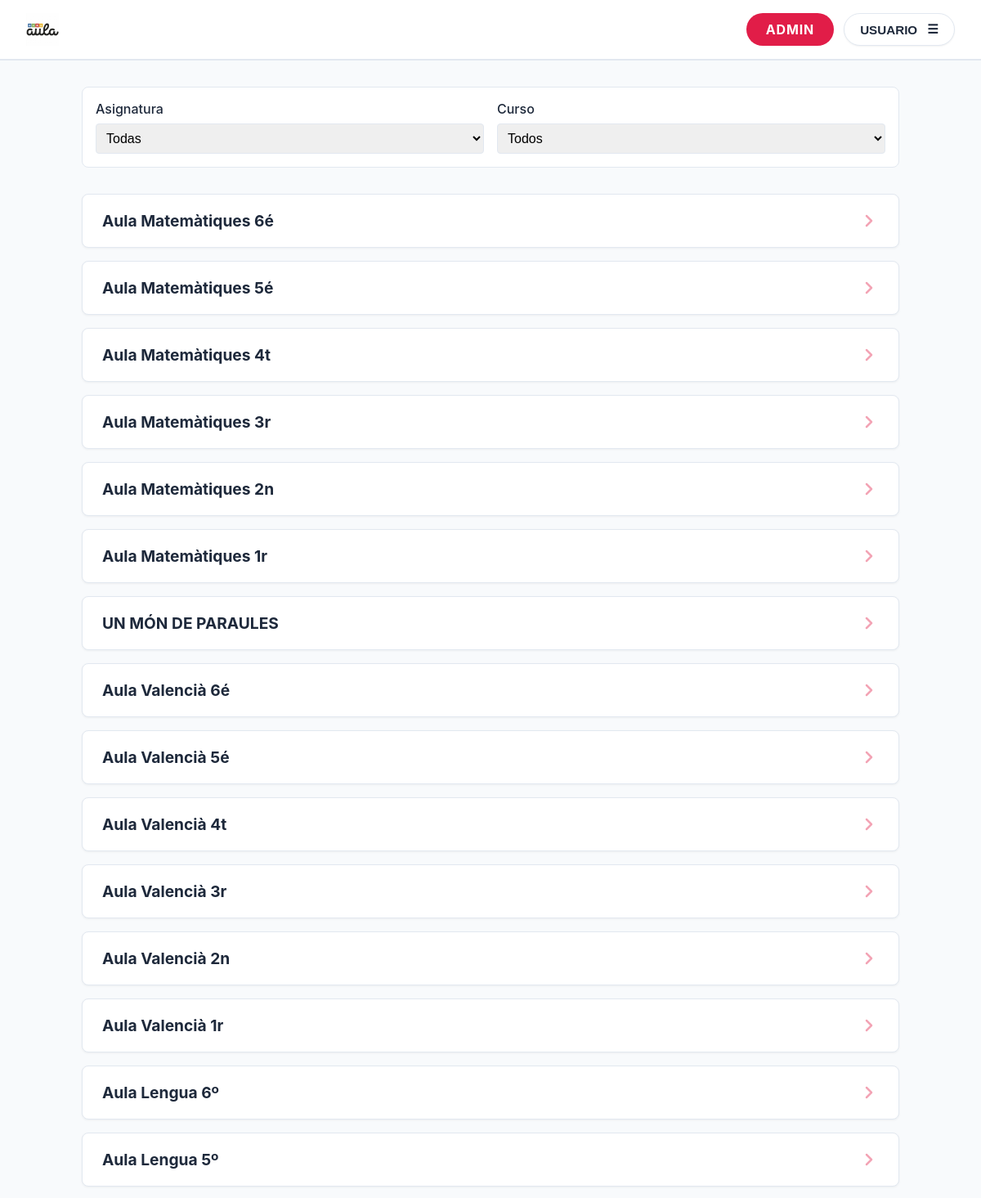
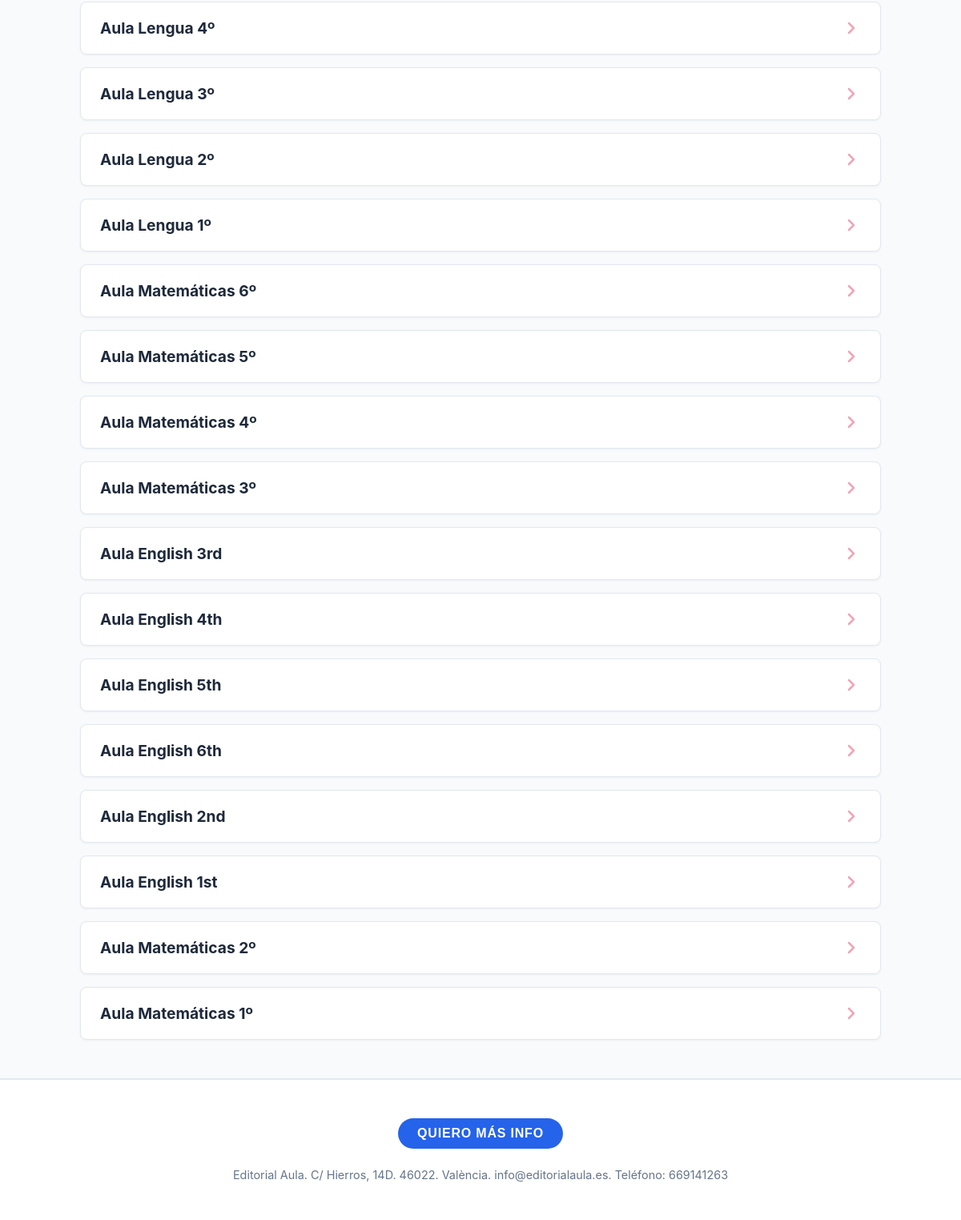
The page / (signed in) on the database its author committed (2 pictures, top to bottom).
### app/models.py (models this page shows)
class PDF(Base):
    __tablename__ = "pdfs"
    id = Column(Integer, primary_key=True, index=True)
    title = Column(String, index=True)
    filename = Column(String, unique=True)
    subject = Column(String, index=True) # Asignatura
    grade = Column(String, index=True)   # Curso
    uploaded_at = Column(DateTime, default=datetime.utcnow)
    access_codes = relationship("AccessCode", back_populates="pdf")

### app/routers/viewer.py (the view)
@router.get("/", response_class=HTMLResponse)
async def home(
    request: Request,
    subject: str = None,
    grade: str = None,
    db: Session = Depends(database.get_db)
):
    user_id = request.session.get("user_id")
    if not user_id:
        return RedirectResponse(url="/login", status_code=303)
    user = db.query(models.User).filter(models.User.id == user_id).first()
    if not user:
        request.session.clear()
        return RedirectResponse(url="/login", status_code=303)
    request.session["has_active_license"] = user.has_active_license
    if user.has_active_license and "license_expiration" not in request.session:
        active_lic = db.query(models.License).filter(
            models.License.user_id == user.id,
            models.License.is_used == True
        ).order_by(models.License.created_at.desc()).first()
        if active_lic and active_lic.expires_at:
            request.session["license_expiration"] = active_lic.expires_at.strftime("%d/%m/%Y")
    query = db.query(models.PDF)
    if subject and subject != "":
        query = query.filter(models.PDF.subject == subject)
    if grade and grade != "":
        query = query.filter(models.PDF.grade == grade)
    pdfs = query.order_by(models.PDF.uploaded_at.desc()).all()
    return templates.TemplateResponse("index.html", {
        "request": request,
        "pdfs": pdfs,
        "selected_subject": subject,
        "selected_grade": grade,
        "subjects": SUBJECTS,
        "grades": GRADES
    })

### templates/index.html (shortened to what this page needs)
{% extends "base.html" %}
{% block content %}
<form action="/" method="get" class="filter-bar">
    <div class="filter-item">
        <label>Asignatura</label>
        <select name="subject" onchange="this.form.submit()">
            <option value="">Todas</option>
        </select>
    </div>
    <div class="filter-item">
        <label>Curso</label>
        <select name="grade" onchange="this.form.submit()">
            <option value="">Todos</option>
        </select>
    </div>
</form>
<div class="pdf-list">
    {% for pdf in pdfs %}
    <a href="/pdf/{{ pdf.id }}" class="card pdf-item clickable-card">
        <div class="pdf-item-info">
            <h3 class="pdf-title">{{ pdf.title }}</h3>
        </div>
        <div class="pdf-item-arrow">
            <svg width="24" height="24" viewBox="0 0 24 24" fill="none" stroke="currentColor" stroke-width="2.5" stroke-linecap="round" stroke-linejoin="round"><polyline points="9 18 15 12 9 6"></polyline></svg>
        </div>
    </a>
    {% endfor %}
</div>
{% endblock %}

### templates/base.html (style rules this page uses)
:root { --primary: #e11d48; --primary-dark: #be123c; --bg-body: #f8fafc; --bg-card: #ffffff; --text-main: #1e293b; --text-muted: #64748b; --border: #e2e8f0; --hover-bg: #f1f5f9; }
html, body { height: 100%; overscroll-behavior: none; }
body { font-family: -apple-system, BlinkMacSystemFont, "Segoe UI", Roboto, Helvetica, Arial, sans-serif; margin: 0; padding: 0; background-color: var(--bg-body); color: var(--text-main); display: flex; flex-direction: column; min-height: 100vh; }
.card { background: var(--bg-card); border: 1px solid var(--border); border-radius: 8px; padding: 1.5rem; margin-bottom: 1rem; box-shadow: 0 1px 3px rgba(0, 0, 0, 0.05); }
label { display: block; margin-bottom: 0.5rem; font-weight: 500; }
input, select { width: 100%; padding: 0.5rem; border: 1px solid var(--border); border-radius: 4px; font-size: 1rem; }
.filter-bar { background: var(--bg-card); padding: 1rem; border-radius: 8px; margin-bottom: 2rem; display: flex; gap: 1rem; align-items: end; border: 1px solid var(--border); }
.filter-item { flex: 1; }
.pdf-item { display: flex; justify-content: space-between; align-items: center; padding: 1.25rem 1.5rem; margin-bottom: 1rem; transition: all 0.2s ease; }
.clickable-card { text-decoration: none; color: inherit; cursor: pointer; border: 1px solid var(--border); }
.pdf-title { margin: 0; font-size: 1.2rem; color: var(--text-main); font-weight: 700; }
.pdf-item-arrow { color: var(--primary); opacity: 0.4; transition: transform 0.2s; display: flex; align-items: center; }

### rows shown on the page
PDF: title "Aula Matemàtiques 6é"
PDF: title "Aula Matemàtiques 5é"
PDF: title "Aula Matemàtiques 4t"
PDF: title "Aula Matemàtiques 3r"
PDF: title "Aula Matemàtiques 2n"
PDF: title "Aula Matemàtiques 1r"
PDF: title "UN MÓN DE PARAULES"
PDF: title "Aula Valencià 6é"
PDF: title "Aula Valencià 5é"
PDF: title "Aula Valencià 4t"
PDF: title "Aula Valencià 3r"
PDF: title "Aula Valencià 2n"
PDF: title "Aula Valencià 1r"
PDF: title "Aula Lengua 6º"
PDF: title "Aula Lengua 5º"
PDF: title "Aula Lengua 4º"
PDF: title "Aula Lengua 3º"
PDF: title "Aula Lengua 2º"
PDF: title "Aula Lengua 1º"
PDF: title "Aula Matemáticas 6º"
PDF: title "Aula Matemáticas 5º"
PDF: title "Aula Matemáticas 4º"
PDF: title "Aula Matemáticas 3º"
PDF: title "Aula English 3rd"
PDF: title "Aula English 4th"
PDF: title "Aula English 5th"
PDF: title "Aula English 6th"
PDF: title "Aula English 2nd"
PDF: title "Aula English 1st"
PDF: title "Aula Matemáticas 2º"
PDF: title "Aula Matemáticas 1º"

### other values the page prints
{{ (request.session.get("full_name") or "Usuario").upper() }} "USUARIO"
